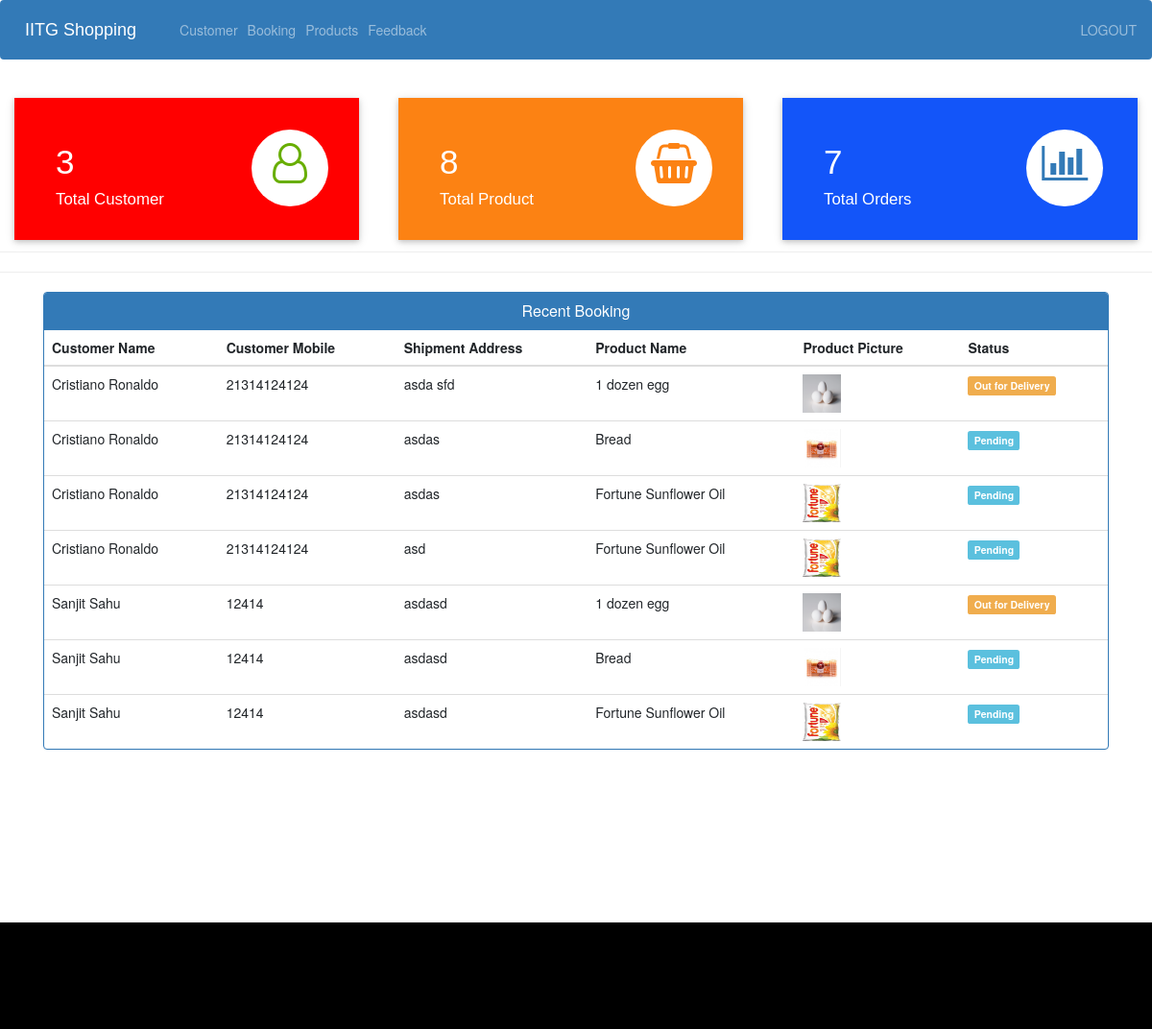
The page /admin-dashboard (signed in) on the database its author committed.
### ecom/models.py (models this page shows, shortened)
class Customer(models.Model):
    user=models.OneToOneField(User,on_delete=models.CASCADE)
    profile_pic= models.ImageField(upload_to='profile_pic/CustomerProfilePic/',null=True,blank=True)
    address = models.CharField(max_length=40)
    mobile = models.CharField(max_length=20,null=False)
    @property
    def get_name(self):
        return self.user.first_name+" "+self.user.last_name

class Orders(models.Model):
    STATUS =(
        ('Pending','Pending'),
        ('Order Confirmed','Order Confirmed'),
        ('Out for Delivery','Out for Delivery'),
        ('Delivered','Delivered'),
    )
    customer=models.ForeignKey('Customer', on_delete=models.CASCADE,null=True)
    product=models.ForeignKey('Product',on_delete=models.CASCADE,null=True)
    email = models.CharField(max_length=50,null=True)
    address = models.CharField(max_length=500,null=True)
    mobile = models.CharField(max_length=20,null=True)
    order_date= models.DateField(auto_now_add=True,null=True)
    status=models.CharField(max_length=50,null=True,choices=STATUS)

class Product(models.Model):
    name=models.CharField(max_length=40)
    product_image= models.ImageField(upload_to='product_image/',null=True,blank=True)
    price = models.PositiveIntegerField()
    description=models.CharField(max_length=40)

### ecom/views.py (the view)
# urls.py: path('admin-dashboard', views.admin_dashboard_view,name='admin-dashboard'),
@login_required(login_url='adminlogin')
def admin_dashboard_view(request):
    customercount=models.Customer.objects.all().count()
    productcount=models.Product.objects.all().count()
    ordercount=models.Orders.objects.all().count()
    orders=models.Orders.objects.all()
    ordered_products=[]
    ordered_bys=[]
    for order in orders:
        ordered_product=models.Product.objects.all().filter(id=order.product.id)
        ordered_by=models.Customer.objects.all().filter(id = order.customer.id)
        ordered_products.append(ordered_product)
        ordered_bys.append(ordered_by)
    mydict={
    'customercount':customercount,
    'productcount':productcount,
    'ordercount':ordercount,
    'data':zip(ordered_products,ordered_bys,orders),
    }
    return render(request,'ecom/admin_dashboard.html',context=mydict)

### templates/ecom/admin_dashboard.html
{% extends 'ecom/admin_base.html' %}
{% load static %}
{% block content %}
<br>
{%include 'ecom/admin_dashboard_cards.html'%}
<br><br><br><br><br>
<hr><hr>
<div class="container" >
    <div class="panel panel-primary" >
      <div class="panel-heading" style="text-align:center;">
        <h6 class="panel-title">Recent Booking</h6>
      </div>
      <table class="table table-hover" id="dev-table">
        <thead>
          <tr>
            <th>Customer Name</th>
            <th>Customer Mobile</th>
            <th>Shipment Address</th>
            <th>Product Name</th>
            <th>Product Picture</th>
            <th>Status</th>
          </tr>
        </thead>
        {% for product,customer,order in data %}
        <tr>
          {% for c in customer %}
          <td> {{c.get_name}}</td>
          <td>{{c.mobile}}</td>
          <td>{{order.address}}</td>
          {% endfor %}
          {% for p in product %}
          <td> {{p.name}}</td>
          <td> <img src="{% static p.product_image.url %}" alt="Profile Pic" height="40px" width="40px" /></td>
          {% if order.status == 'Pending'%}
          <td> <span class="label label-info">{{order.status}}</span></td>
          {% elif order.status == 'Delivered' %}
          <td> <span class="label label-success">{{order.status}}</span></td>
          {% elif order.status == 'Out for Delivery' %}
          <td> <span class="label label-warning">{{order.status}}</span></td>
          {%else%}
            <td> <span class="label label-primary">{{order.status}}</span></td>
          {%endif%}
          {% endfor %}
        </tr>
        {% endfor %}
      </table>
  </div>
</div>
{% endblock content %}

### rows shown on the page
Orders: address "asda sfd", status "Out for Delivery"
Customer: get_name "Cristiano Ronaldo", mobile "21314124124"
Product: name "1 dozen egg", product_image (picture)
Orders: address "asdas", status "Pending"
Product: name "Bread", product_image (picture)
Orders: address "asdas", status "Pending"
Product: name "Fortune Sunflower Oil", product_image (picture)
Orders: address "asd", status "Pending"
Orders: address "asdasd", status "Out for Delivery"
Customer: get_name "Sanjit Sahu", mobile "12414"
Orders: address "asdasd", status "Pending"
Orders: address "asdasd", status "Pending"

### other values the page prints
{{ customercount }} "3"
{{ productcount }} "8"
{{ ordercount }} "7"
